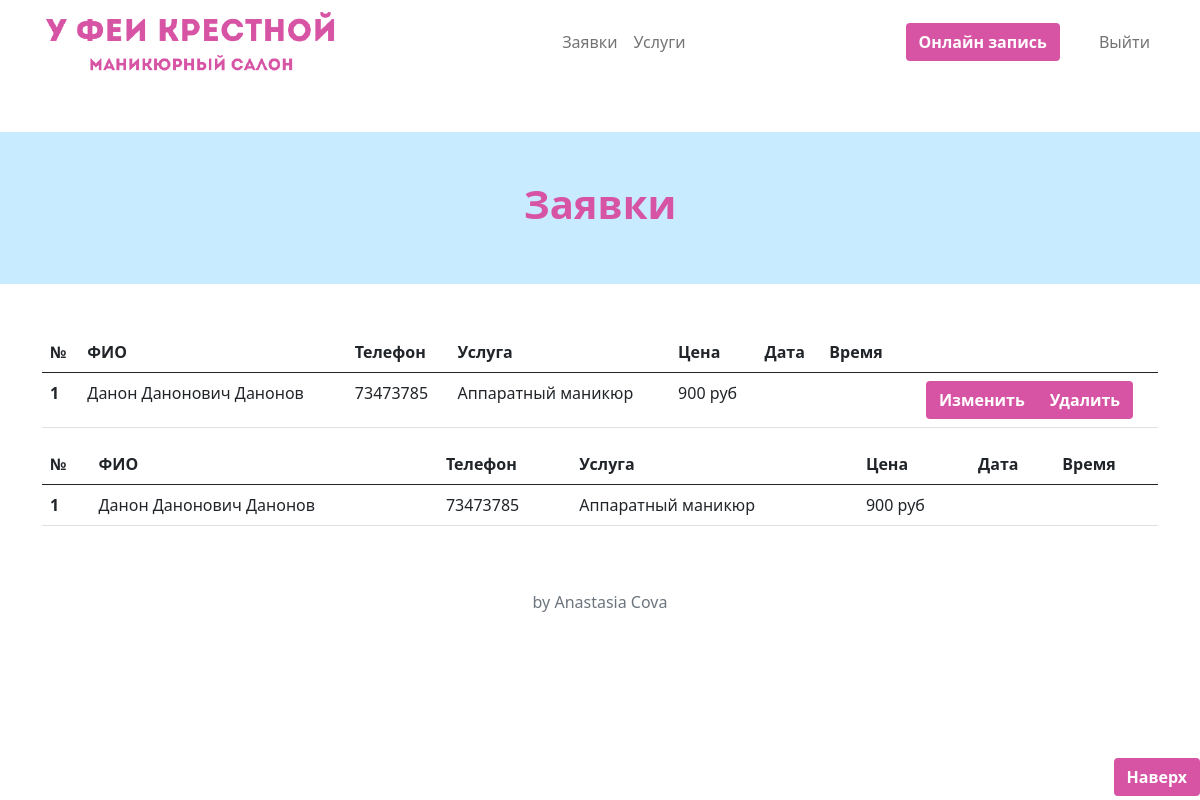
Before: /user/ord (signed in) with the older database file.
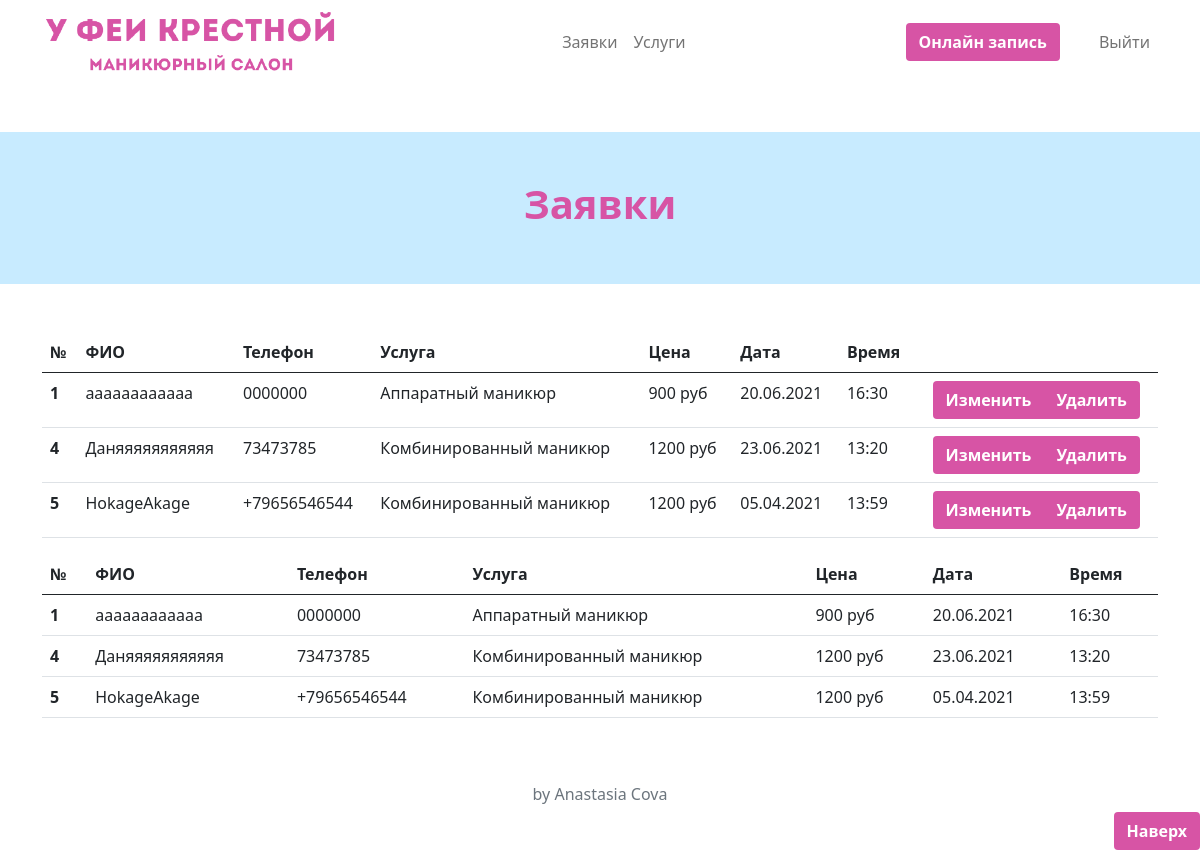
After: the same page with the newer database file.
### main/models.py (models this page shows, shortened)
class Order(models.Model):
    fullname = models.CharField(max_length=50)
    pricelist = models.ForeignKey(PriceList, related_name='orderpricelist', on_delete=models.CASCADE, default="1")
    phone = models.CharField(max_length=50)
    data = models.DateTimeField(auto_now=False)

class PriceList(models.Model):
    name = models.CharField(max_length=50)
    price = models.CharField(max_length=50)
    picture = models.ImageField(upload_to='static/main')

### user/views.py (the view)
# urls.py: path('ord', Ord.as_view(), name = 'ord'),
class Ord(View):
    def get(self, request):
        prod = Order.objects.all()
        return render(request, 'user/ord.html', {"prod": prod})

### user/templates/user/ord.html (shortened to what this page needs)
{% extends "user/layout.html" %}
{% block content  %}
<head>
</head>
<body>
{% load static %}
<main>
  <section class="py-5 text-center">
    <div class="row py-lg-5" style="background-color: #c8ebff;">
      <div class="col-lg-6 col-md-8 mx-auto">
        <h1 class="fw-bold text-color">Заявки</h1>
      </div>
    </div>
  </section>
{% if request.user.is_authenticated and request.user.is_superuser %}
  <div class="container">
    <table class="table">
      <thead>
        <tr>
          <th scope="col">№</th>
          <th scope="col">ФИО</th>
          <th scope="col">Телефон</th>
          <th scope="col">Услуга</th>
          <th scope="col">Цена</th>
          <th scope="col">Дата</th>
          <th scope="col">Время</th>
          <th scope="col"></th>
        </tr>
      </thead>
      <tbody>
      {% for i in prod %}
        <tr>
          <th scope="row">{{ i.id }}</th>
          <td>{{ i.fullname }}</td>
          <td>{{ i.phone }}</td>
          <td>{{ i.pricelist.name }}</td>
          <td>{{ i.pricelist.price }}</td>
          <td>{{ i.data | date:"d.m.Y" }}</td>
          <td>{{ i.data | date:"H:i" }}</td>
          <td class="text-center"><div class="btn-group" role="group" aria-label="">
            <a href="editord/{{ i.id }}" class="btn btn-pink fw-bold">Изменить</a>
            <a href="deleteord/{{ i.id }}" class="btn btn-pink fw-bold">Удалить</a>
          </div></td>
        </tr>
      {% endfor %}
      </tbody>
    </table>
  </div>
{% endif %}
{% if request.user.is_authenticated and request.user.is_staff %}
  <div class="container">
    <table class="table">
      <thead>
        <tr>
          <th scope="col">№</th>
          <th scope="col">ФИО</th>
          <th scope="col">Телефон</th>
          <th scope="col">Услуга</th>
          <th scope="col">Цена</th>
          <th scope="col">Дата</th>
          <th scope="col">Время</th>
        </tr>
      </thead>
      <tbody>
      {% for i in prod %}
        <tr>
          <th scope="row">{{ i.id }}</th>
          <td>{{ i.fullname }}</td>
          <td>{{ i.phone }}</td>
          <td>{{ i.pricelist.name }}</td>
          <td>{{ i.pricelist.price }}</td>
          <td>{{ i.data | date:"d.m.Y" }}</td>
          <td>{{ i.data | date:"H:i" }}</td>
        </tr>
      {% endfor %}
      </tbody>
    </table>
  </div>
{% endif %}
</div>
</body>
{% endblock %}

Changed rows visible on the page:
changed Order "Аппаратный маникюр": fullname "Данон Данонович Данонов" → "aaaaaaaaaaaa"; phone "73473785" → "0000000"; data (not shown) → "20.06.2021"; data (not shown) → "16:30"
added Order: id "4", fullname "Даняяяяяяяяяяя", phone "73473785", pricelist.name "Комбинированный маникюр", pricelist.price "1200 руб", data "23.06.2021", data "13:20"
added Order: id "5", fullname "HokageAkage", phone "+79656546544", pricelist.name "Комбинированный маникюр", pricelist.price "1200 руб", data "05.04.2021", data "13:59"
